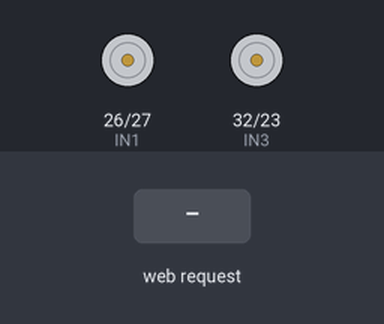
Bench run of a sketch on a simulated ESP32. Shown: motor-driver pin pairs drawn as motors (green arrow = first pin HIGH = forward, orange = second pin HIGH = backward, longer = more drive, scaled by the enable pin). Inputs (shaded band) come from the test bench. WiFi joins after 1.5 s; servers stay silent unless stated; what the sketch prints to the serial monitor is not drawn.

Above: at 2.7 s.
2.8 s: HTTP request GET /forward received
At 3.9 s:
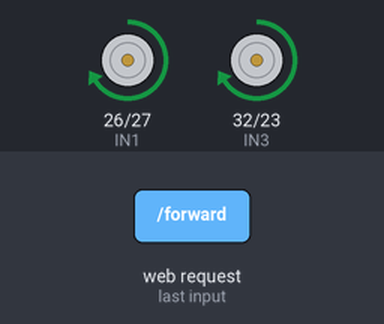
4.3 s: HTTP request GET /backward received
At 5.1 s:
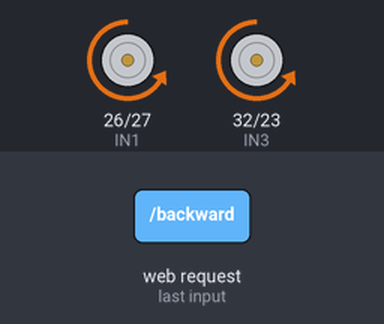
5.8 s: HTTP request GET /left received
At 6.2 s:
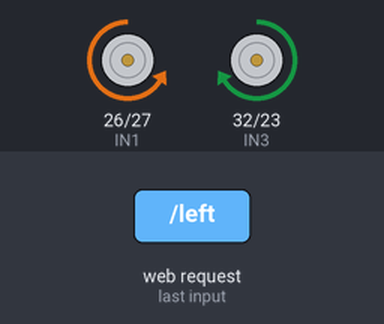
7.3 s: HTTP request GET /right received
At 8.5 s:
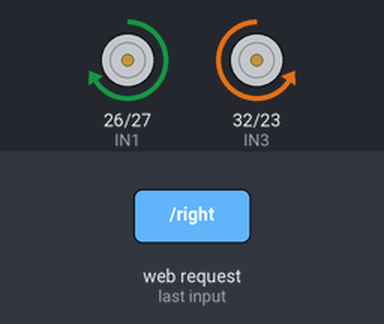
8.8 s: HTTP request GET /stop received
At 9.7 s:
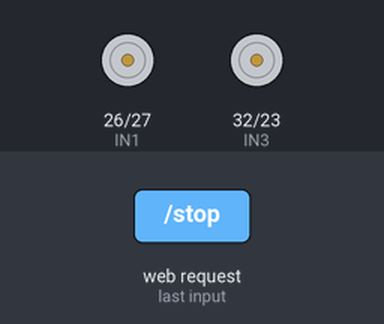
Timing chart, 0 to 11.3 s (numbered marks = the images above; inputs shaded):
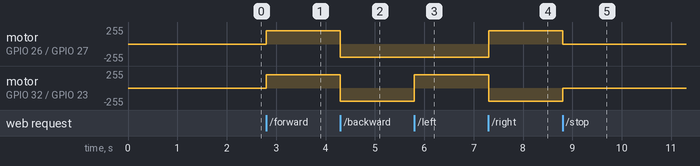

Measured:
- after the input at 2.8 s, motor on GPIO 26 (IN1) / GPIO 27 (IN2), motor on GPIO 32 (IN3) / GPIO 23 (IN4): stopped → forward 199/255 at once
- after the input at 4.3 s, motor on GPIO 26 (IN1) / GPIO 27 (IN2), motor on GPIO 32 (IN3) / GPIO 23 (IN4): forward 199/255 → backward 199/255 at once
- after the input at 5.8 s, motor on GPIO 32 (IN3) / GPIO 23 (IN4): backward 199/255 → forward 199/255 at once
- after the input at 7.3 s, motor on GPIO 26 (IN1) / GPIO 27 (IN2): backward 199/255 → forward 199/255 at once; motor on GPIO 32 (IN3) / GPIO 23 (IN4): forward 199/255 → backward 199/255 at once
- after the input at 8.8 s, motor on GPIO 26 (IN1) / GPIO 27 (IN2): forward 199/255 → stopped at once; motor on GPIO 32 (IN3) / GPIO 23 (IN4): backward 199/255 → stopped at once

The sketch:

arduino.ino
```cpp
#include <WiFi.h>
#include <WebServer.h>

// Wi-Fi credentials
const char* ssid = "PariF54";
const char* password = "stupidrim";

// Motor pins
#define ENA 25
#define IN1 26
#define IN2 27
#define ENB 33
#define IN3 32
#define IN4 23

// PWM settings
#define LEDC_RESOLUTION 8  // 8-bit = 0-255 duty
#define LEDC_FREQ 1000     // 1 kHz PWM

// Web server on port 80
WebServer server(80);

// ================= Motor Control =================

void moveForward() {
  digitalWrite(IN1, HIGH);
  digitalWrite(IN2, LOW);
  digitalWrite(IN3, HIGH);
  digitalWrite(IN4, LOW);
  ledcWrite(ENA, 200);
  ledcWrite(ENB, 200);
}

void moveBackward() {
  digitalWrite(IN1, LOW);
  digitalWrite(IN2, HIGH);
  digitalWrite(IN3, LOW);
  digitalWrite(IN4, HIGH);
  ledcWrite(ENA, 200);
  ledcWrite(ENB, 200);
}

void turnLeft() {
  digitalWrite(IN1, LOW);
  digitalWrite(IN2, HIGH);
  digitalWrite(IN3, HIGH);
  digitalWrite(IN4, LOW);
  ledcWrite(ENA, 200);
  ledcWrite(ENB, 200);
}

void turnRight() {
  digitalWrite(IN1, HIGH);
  digitalWrite(IN2, LOW);
  digitalWrite(IN3, LOW);
  digitalWrite(IN4, HIGH);
  ledcWrite(ENA, 200);
  ledcWrite(ENB, 200);
}

void stopMotors() {
  ledcWrite(ENA, 0);
  ledcWrite(ENB, 0);
}

// ================= Route Handlers =================

void handleForward() {
  moveForward();
  server.send(200, "text/plain", "Moving Forward");
}

void handleBackward() {
  moveBackward();
  server.send(200, "text/plain", "Moving Backward");
}

void handleLeft() {
  turnLeft();
  server.send(200, "text/plain", "Turning Left");
}

void handleRight() {
  turnRight();
  server.send(200, "text/plain", "Turning Right");
}

void handleStop() {
  stopMotors();
  server.send(200, "text/plain", "Stopped");
}

void handleNotFound() {
  server.send(404, "text/plain", "Invalid Command");
}

// ================= Setup & Loop =================

void setup() {
  Serial.begin(115200);

  // Motor control pins
  pinMode(IN1, OUTPUT);
  pinMode(IN2, OUTPUT);
  pinMode(IN3, OUTPUT);
  pinMode(IN4, OUTPUT);

  // Attach PWM as per your working style
  ledcAttach(ENA, LEDC_FREQ, LEDC_RESOLUTION);
  ledcAttach(ENB, LEDC_FREQ, LEDC_RESOLUTION);

  // Wi-Fi
  WiFi.begin(ssid, password);
  Serial.print("Connecting");
  while (WiFi.status() != WL_CONNECTED) {
    delay(500);
    Serial.print(".");
  }
  Serial.println("\nConnected! IP:");
  Serial.println(WiFi.localIP());

  // Server routes
  server.on("/forward", handleForward);
  server.on("/backward", handleBackward);
  server.on("/left", handleLeft);
  server.on("/right", handleRight);
  server.on("/stop", handleStop);
  server.onNotFound(handleNotFound);

  server.begin();
}

void loop() {
  server.handleClient();
}
```
